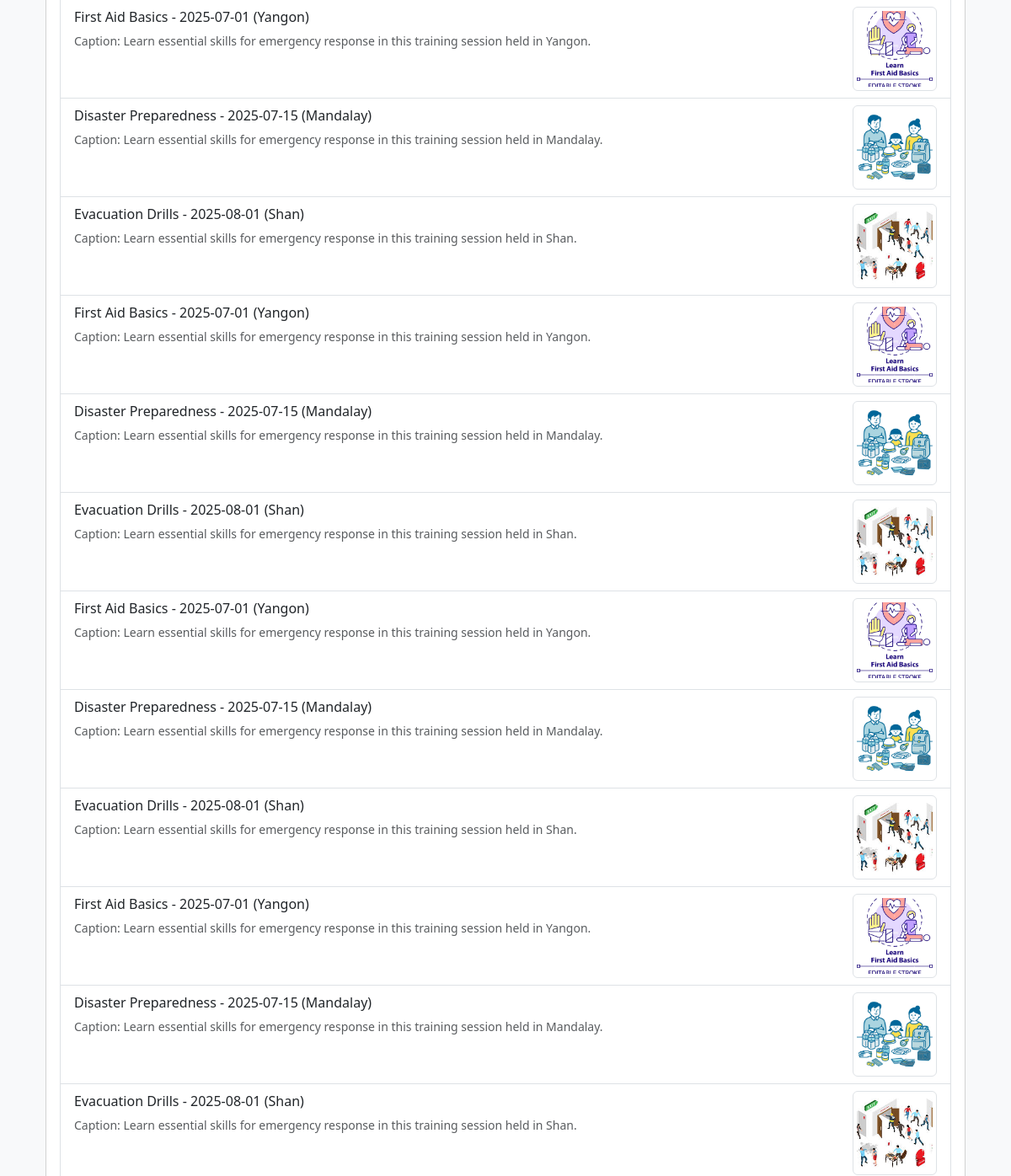
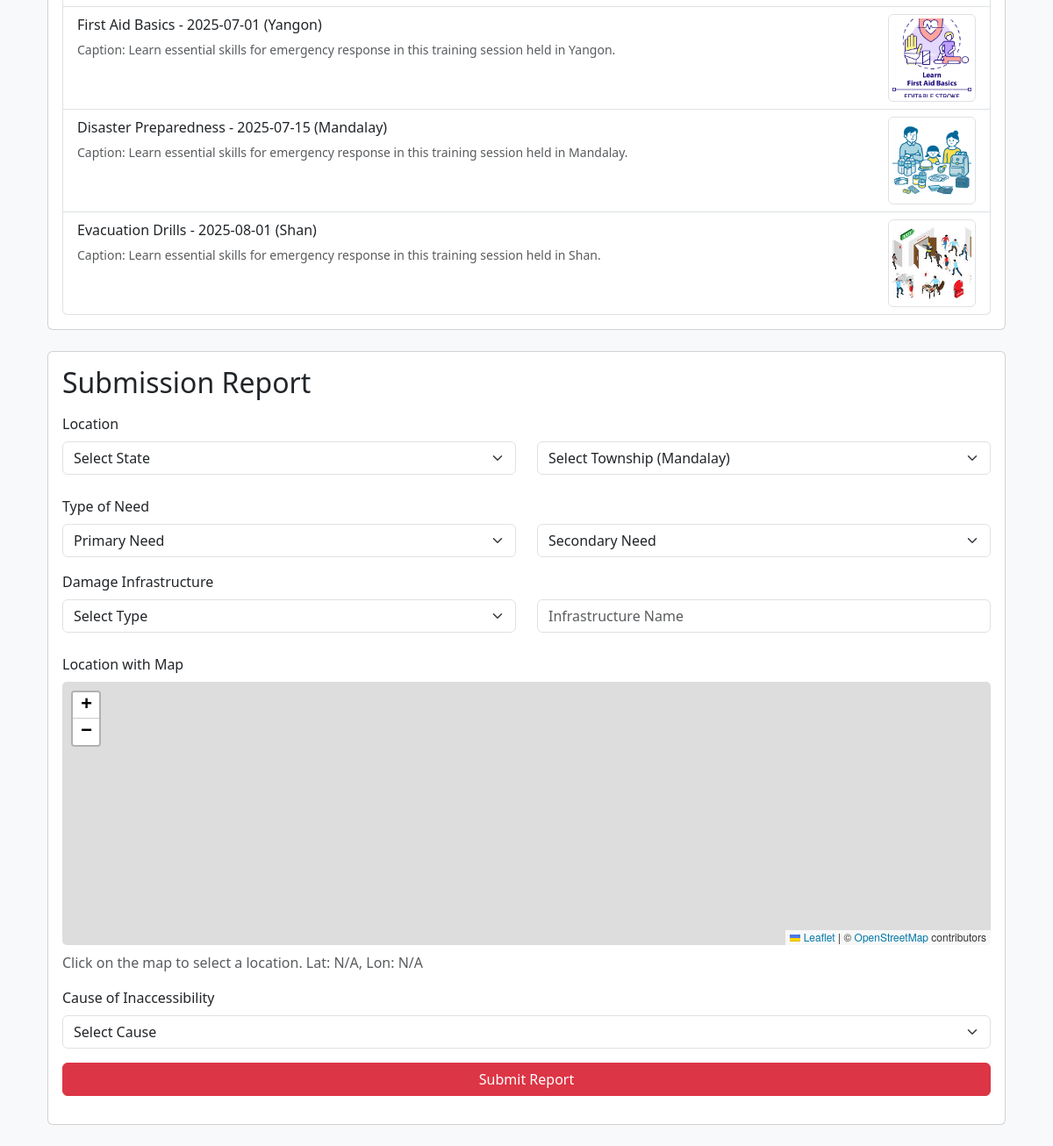
/member_dashboard (signed in, lower part), run on an earlier commit of the app's database (2 pictures, top to bottom).
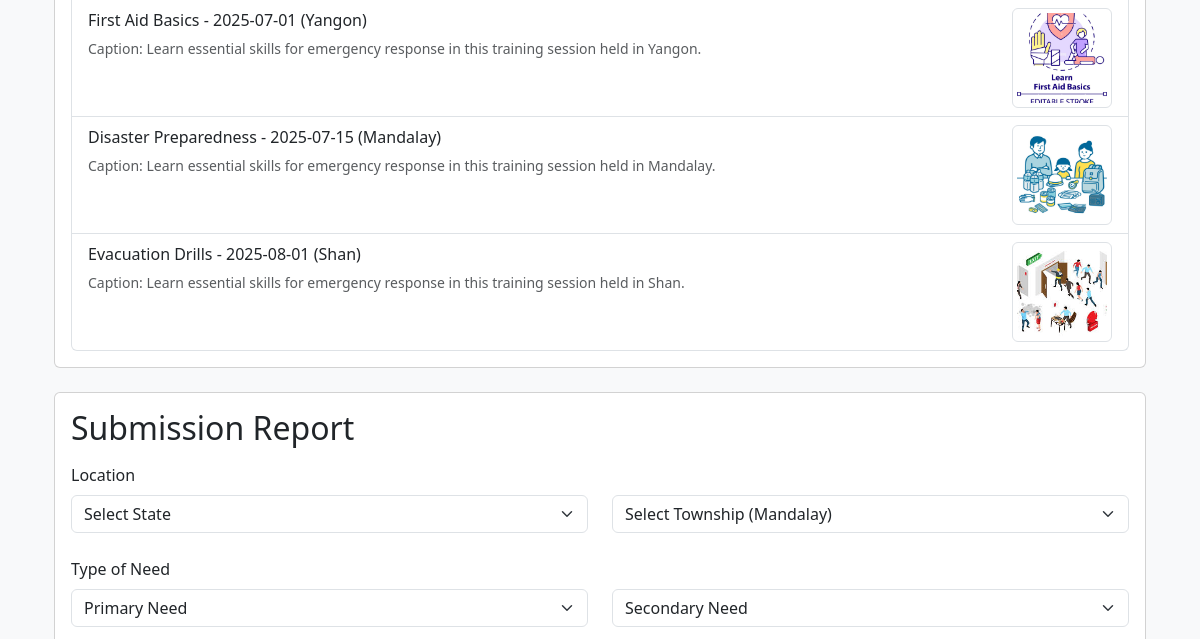
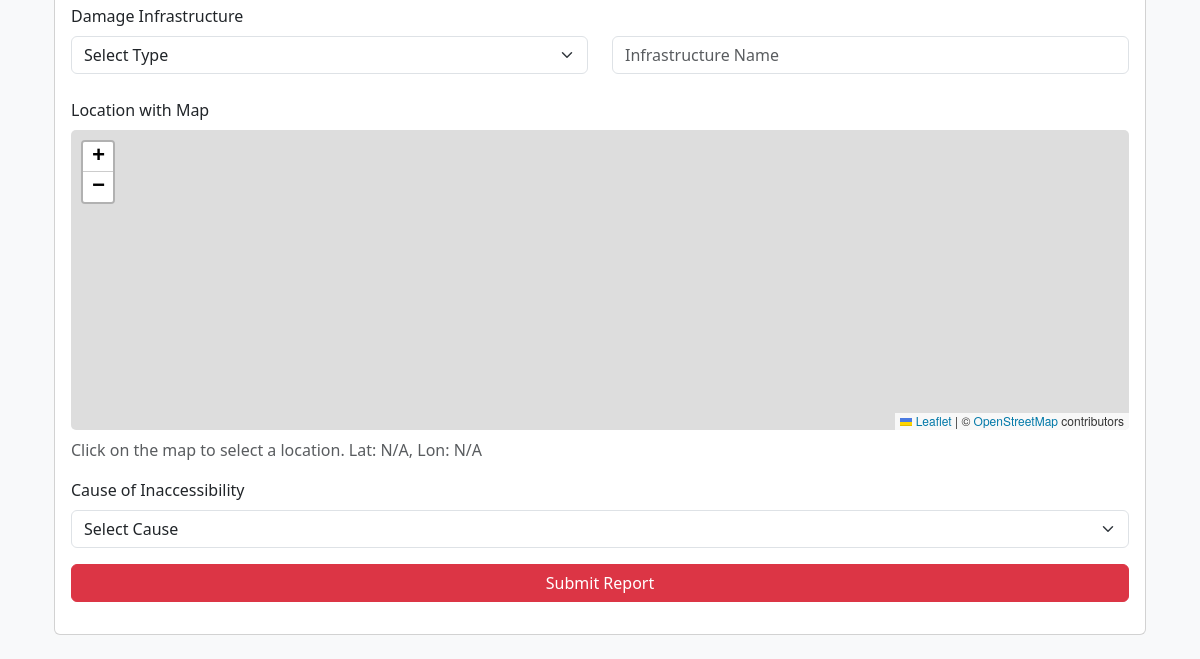
And on a later commit of the database (2 pictures, top to bottom).
### tables this page shows
CREATE TABLE training_events
                 (id INTEGER PRIMARY KEY, title TEXT, date TEXT, location TEXT);

### app.py (the view)
@app.route('/member_dashboard')
def member_dashboard():
    if 'user_id' not in session:
        return redirect(url_for('home'))
    conn = sqlite3.connect('eqr.db')
    c = conn.cursor()
    c.execute("SELECT title, date, location FROM training_events")
    trainings = c.fetchall()
    conn.close()
    return render_template('member_dashboard.html', trainings=trainings)

### templates/member_dashboard.html (shortened to what this page needs)
<!DOCTYPE html>
<html lang="en">
<head>
  <link href="https://cdn.jsdelivr.net/npm/bootstrap@5.3.0/dist/css/bootstrap.min.css" rel="stylesheet">
  <link rel="stylesheet" href="https://unpkg.com/leaflet@1.9.4/dist/leaflet.css" />
  <link rel="stylesheet" href="{{ url_for('static', filename='css/custom.css') }}">
</head>
<body class="bg-light">
  <div class="container mx-auto p-4">
    <div class="card mb-4">
      <div class="card-body">
        <ul class="list-group">
          {% for training in trainings %}
            <li class="list-group-item d-flex justify-content-between align-items-start">
              <div>
                <p class="mb-1">{{ training[0] }} - {{ training[1] }} ({{ training[2] }})</p>
                <small class="text-muted">Caption: Learn essential skills for emergency response in this training session held in {{ training[2] }}.</small>
              </div>
              <img src="{{ url_for('static', filename='images/' ~ training[0]|replace(' ', '_')|lower ~ '.jpg') }}" alt="{{ training[0] }} Image" class="img-thumbnail" style="width: 100px; height: 100px; object-fit: cover;">
            </li>
          {% endfor %}
        </ul>
      </div>
    </div>
    <div class="card">
      <div class="card-body">
        <h2 class="card-title mb-3">Submission Report</h2>
        <form id="report-form">
          <div class="mb-3">
            <label class="form-label">Location</label>
            <div class="row">
              <div class="col-md-6">
                <select name="state" class="form-select mb-2" required>
                  <option value="">Select State</option>
                </select>
              </div>
              <div class="col-md-6">
                <select name="township" class="form-select" required>
                  <option value="">Select Township (Mandalay)</option>
                </select>
              </div>
            </div>
          </div>
          <div class="mb-3">
            <label class="form-label">Type of Need</label>
            <div class="row">
              <div class="col-md-6">
                <select name="primary_need" class="form-select" required aria-placeholder="Primary Need">
                  <option value="">Primary Need</option>
                </select>
              </div>
              <div class="col-md-6">
                <select name="secondary_need" class="form-select" required aria-placeholder="Secondary Need">
                  <option value="">Secondary Need</option>
                </select>
              </div>
            </div>
          </div>
          <div class="mb-3">
            <label class="form-label">Damage Infrastructure</label>
            <div class="row">
              <div class="col-md-6">
                <select name="damage_type" class="form-select mb-2" required>
                  <option value="">Select Type</option>
                </select>
              </div>
              <div class="col-md-6">
                <input type="text" name="damage_name" class="form-control" placeholder="Infrastructure Name" required>
              </div>
            </div>
          </div>
          <div class="mb-3">
            <label class="form-label">Location with Map</label>
            <div id="map" class="w-100 mb-2" style="height: 300px; border-radius: 5px; overflow: hidden;"></div>
            <p class="text-muted">Click on the map to select a location. Lat: <span id="lat-display">N/A</span>, Lon: <span id="lon-display">N/A</span></p>
          </div>
          <div class="mb-3">
            <label class="form-label">Cause of Inaccessibility</label>
            <select name="inaccessibility_cause" class="form-select" required>
              <option value="">Select Cause</option>
            </select>
          </div>
          <button type="submit" class="btn btn-danger w-100">Submit Report</button>
        </form>
      </div>
    </div>
  </div>
</body>
</html>

What changed in the data, as far as the page shows it:
removed training_events: title "First Aid Basics", date "2025-07-01", location "Yangon"
removed training_events: title "Disaster Preparedness", date "2025-07-15", location "Mandalay"
removed training_events: title "Evacuation Drills", date "2025-08-01", location "Shan"
removed training_events: title "First Aid Basics", date "2025-07-01", location "Yangon"
removed training_events: title "Disaster Preparedness", date "2025-07-15", location "Mandalay"
removed training_events: title "Evacuation Drills", date "2025-08-01", location "Shan"
removed training_events: title "First Aid Basics", date "2025-07-01", location "Yangon"
removed training_events: title "Disaster Preparedness", date "2025-07-15", location "Mandalay"
removed training_events: title "Evacuation Drills", date "2025-08-01", location "Shan"
removed training_events: title "First Aid Basics", date "2025-07-01", location "Yangon"
removed training_events: title "Disaster Preparedness", date "2025-07-15", location "Mandalay"
removed training_events: title "Evacuation Drills", date "2025-08-01", location "Shan"
